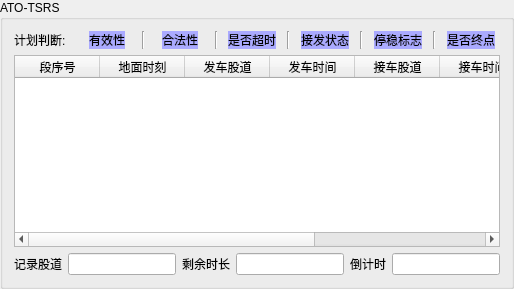
               <widget class="QGroupBox" name="groupBox_4">
                <property name="title">
                 <string>ATO-TSRS</string>
                </property>
                <layout class="QHBoxLayout" name="horizontalLayout_5">
                 <item>
                  <widget class="QSplitter" name="splitter_5">
                   <property name="orientation">
                    <enum>Qt::Horizontal</enum>
                   </property>
                   <widget class="QWidget" name="layoutWidget_2">
                    <layout class="QVBoxLayout" name="verticalLayout_8">
                     <item>
                      <layout class="QHBoxLayout" name="horizontalLayout_9">
                       <item>
                        <widget class="QLabel" name="label_5">
                         <property name="text">
                          <string>计划判断:</string>
                         </property>
                        </widget>
                       </item>
                       <item alignment="Qt::AlignHCenter">
                        <widget class="QLabel" name="lbl_plan_valid">
                         <property name="maximumSize">
                          <size>
                           <width>60</width>
                           <height>20</height>
                          </size>
                         </property>
                         <property name="styleSheet">
                          <string notr="true">background-color: rgb(170, 170, 255);</string>
                         </property>
                         <property name="text">
                          <string>有效性</string>
                         </property>
                        </widget>
                       </item>
                       <item>
                        <widget class="Line" name="line">
                         <property name="orientation">
                          <enum>Qt::Vertical</enum>
                         </property>
                        </widget>
                       </item>
                       <item alignment="Qt::AlignHCenter">
                        <widget class="QLabel" name="lbl_plan_legal">
                         <property name="maximumSize">
                          <size>
                           <width>60</width>
                           <height>20</height>
                          </size>
                         </property>
                         <property name="styleSheet">
                          <string notr="true">alternate-background-color: rgb(255, 255, 255);
background-color: rgb(170, 170, 255);</string>
                         </property>
                         <property name="text">
                          <string>合法性</string>
                         </property>
                        </widget>
                       </item>
                       <item>
                        <widget class="Line" name="line_2">
                         <property name="orientation">
                          <enum>Qt::Vertical</enum>
                         </property>
                        </widget>
                       </item>
                       <item alignment="Qt::AlignHCenter">
                        <widget class="QLabel" name="lbl_plan_timeout">
                         <property name="maximumSize">
                          <size>
                           <width>60</width>
                           <height>20</height>
                          </size>
                         </property>
                         <property name="styleSheet">
                          <string notr="true">background-color: rgb(170, 170, 255);</string>
                         </property>
                         <property name="text">
                          <string>是否超时</string>
                         </property>
                        </widget>
                       </item>
                       <item>
                        <widget class="Line" name="line_3">
                         <property name="orientation">
                          <enum>Qt::Vertical</enum>
                         </property>
                        </widget>
                       </item>
                       <item alignment="Qt::AlignHCenter">
                        <widget class="QLabel" name="lbl_start_flag">
                         <property name="maximumSize">
                          <size>
                           <width>60</width>
                           <height>20</height>
                          </size>
                         </property>
                         <property name="styleSheet">
                          <string notr="true">background-color: rgb(170, 170, 255);</string>
                         </property>
                         <property name="text">
                          <string>接发状态</string>
                         </property>
                        </widget>
                       </item>
                       <item>
                        <widget class="Line" name="line_4">
                         <property name="orientation">
                          <enum>Qt::Vertical</enum>
                         </property>
                        </widget>
                       </item>
                       <item alignment="Qt::AlignHCenter">
                        <widget class="QLabel" name="lbl_stop_flag">
                         <property name="maximumSize">
                          <size>
                           <width>60</width>
                           <height>20</height>
                          </size>
                         </property>
                         <property name="styleSheet">
                          <string notr="true">background-color: rgb(170, 170, 255);</string>
                         </property>
                         <property name="text">
                          <string>停稳标志</string>
                         </property>
                        </widget>
                       </item>
                       <item>
                        <widget class="Line" name="line_5">
                         <property name="orientation">
                          <enum>Qt::Vertical</enum>
                         </property>
                        </widget>
                       </item>
                       <item alignment="Qt::AlignHCenter">
                        <widget class="QLabel" name="lbl_plan_final">
                         <property name="maximumSize">
                          <size>
                           <width>60</width>
                           <height>20</height>
                          </size>
                         </property>
                         <property name="styleSheet">
                          <string notr="true">background-color: rgb(170, 170, 255);</string>
                         </property>
                         <property name="text">
                          <string>是否终点</string>
                         </property>
                        </widget>
                       </item>
                      </layout>
                     </item>
                     <item>
                      <widget class="QTableWidget" name="tableWidgetPlan">
                       <property name="sizePolicy">
                        <sizepolicy hsizetype="Expanding" vsizetype="Expanding">
                         <horstretch>0</horstretch>
                         <verstretch>0</verstretch>
                        </sizepolicy>
                       </property>
                       <property name="minimumSize">
                        <size>
                         <width>80</width>
                         <height>100</height>
                        </size>
                       </property>
                       <property name="maximumSize">
                        <size>
                         <width>16777215</width>
                         <height>16777215</height>
                        </size>
                       </property>
                       <property name="baseSize">
                        <size>
                         <width>0</width>
                         <height>0</height>
                        </size>
                       </property>
                       <property name="frameShape">
                        <enum>QFrame::StyledPanel</enum>
                       </property>
                       <property name="frameShadow">
                        <enum>QFrame::Plain</enum>
                       </property>
                       <property name="lineWidth">
                        <number>3</number>
                       </property>
                       <property name="autoScroll">
                        <bool>true</bool>
                       </property>
                       <attribute name="horizontalHeaderCascadingSectionResizes">
                        <bool>true</bool>
                       </attribute>
                       <attribute name="horizontalHeaderDefaultSectionSize">
                        <number>62</number>
                       </attribute>
                       <attribute name="horizontalHeaderHighlightSections">
                        <bool>true</bool>
                       </attribute>
                       <attribute name="horizontalHeaderMinimumSectionSize">
                        <number>85</number>
                       </attribute>
                       <attribute name="horizontalHeaderShowSortIndicator" stdset="0">
                        <bool>false</bool>
                       </attribute>
                       <attribute name="horizontalHeaderStretchLastSection">
                        <bool>true</bool>
                       </attribute>
                       <attribute name="verticalHeaderCascadingSectionResizes">
                        <bool>true</bool>
                       </attribute>
                       <column>
                        <property name="text">
                         <string>段序号</string>
                        </property>
                       </column>
                       <column>
                        <property name="text">
                         <string>地面时刻</string>
                        </property>
                       </column>
                       <column>
                        <property name="text">
                         <string>发车股道</string>
                        </property>
                       </column>
                       <column>
                        <property name="text">
                         <string>发车时间</string>
                        </property>
                       </column>
                       <column>
                        <property name="text">
                         <string>接车股道</string>
                        </property>
                       </column>
                       <column>
                        <property name="text">
                         <string>接车时间</string>
                        </property>
                       </column>
                       <column>
                        <property name="text">
                         <string>到发</string>
                        </property>
                       </column>
                       <column>
                        <property name="text">
                         <string>办客</string>
                        </property>
                       </column>
                      </widget>
                     </item>
                     <item>
                      <layout class="QHBoxLayout" name="horizontalLayout_10">
                       <item>
                        <widget class="QLabel" name="lbl_s_track">
                         <property name="text">
                          <string>记录股道</string>
                         </property>
                        </widget>
                       </item>
                       <item>
                        <widget class="QLineEdit" name="led_s_track"/>
                       </item>
                       <item>
                        <widget class="QLabel" name="lb_runtime">
                         <property name="text">
                          <string>剩余时长</string>
                         </property>
                        </widget>
                       </item>
                       <item>
                        <widget class="QLineEdit" name="led_runtime"/>
                       </item>
                       <item>
                        <widget class="QLabel" name="label_6">
                         <property name="text">
                          <string>倒计时</string>
                         </property>
                        </widget>
                       </item>
                       <item>
                        <widget class="QLineEdit" name="led_plan_coutdown"/>
                       </item>
                      </layout>
                     </item>
                    </layout>
                   </widget>
                  </widget>
                 </item>
                </layout>
               </widget>
